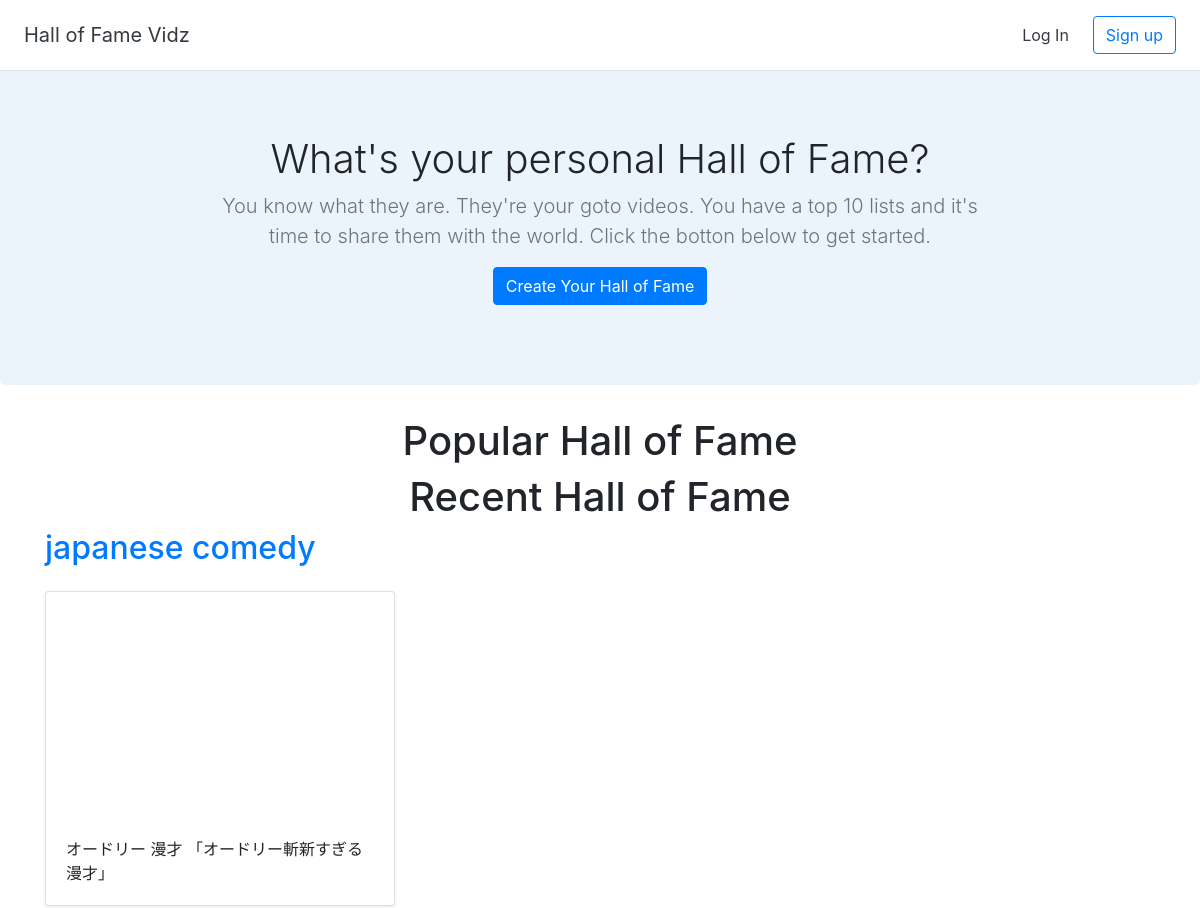
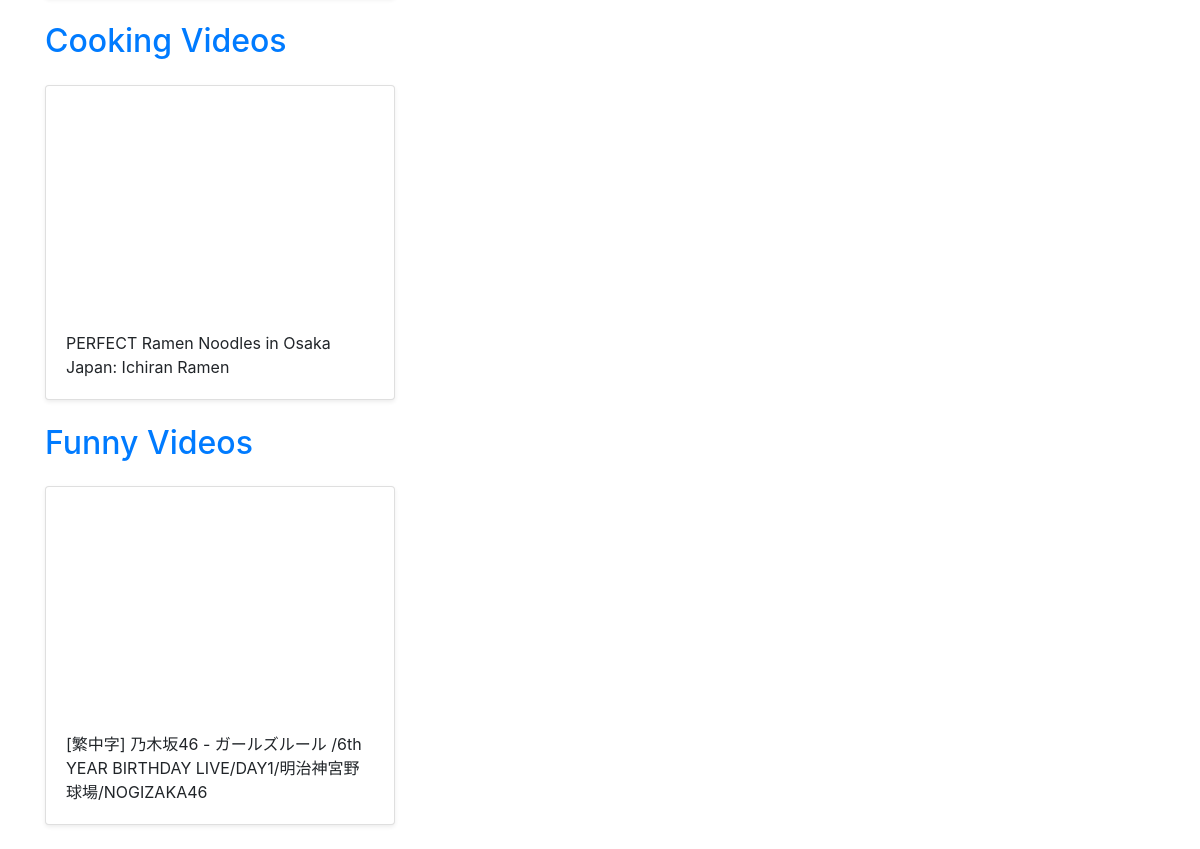
The page / on the database its author committed (2 pictures, top to bottom).
### halls/models.py (models this page shows)
class Hall(models.Model):
    title = models.CharField(max_length = 255)
    user = models.ForeignKey(User, on_delete = models.CASCADE)

class Video(models.Model):
    title = models.CharField(max_length = 255)
    url = models.URLField()
    youtube_id = models.CharField(max_length = 255)
    hall = models.ForeignKey(Hall, on_delete=models.CASCADE)

### halls/views.py (the view)
# urls.py: 2. Add a URL to urlpatterns:  path('', views.home, name='home')
def home(request):
    recent_halls = Hall.objects.all().order_by('-id')[:3]
    popular_halls = []
    return render(request, 'halls/home.html', {'recent_halls':recent_halls, 'popular_halls':popular_halls})

### halls/templates/halls/home.html (shortened to what this page needs)
{% extends 'halls/base.html' %}
{% block content %}
<section class="jumbotron text-center">
    <div class="container">
        <h1 class="jumbotron-heading">What's your personal Hall of Fame?</h1>
        <p class="lead text-muted">
            You know what they are. They're your goto videos. You have a top 10 lists and it's time to share them
            with the world. Click the botton below to get started.
        </p>
        <p>
            <a href="{% url 'create_hall' %}" class="btn btn-primary">Create Your Hall of Fame</a>
        </p>
    </div>
</section>
<div class="container">
    <h1 class="text-center">Popular Hall of Fame</h1>
    <h1 class="text-center">Recent Hall of Fame</h1>
    {% for hall in recent_halls %}
        <h2><a href="{% url 'detail_hall'  hall.id %}">{{ hall.title }}</a></h2>
        <div class="row">
        {% for video in hall.video_set.all %}
            <div class="col-md-4 mt-3">
                <div class="card mb-4 shadow-sm">
                    <iframe width="100%" height="225" src="https://www.youtube.com/embed/{{ video.youtube_id }}" frameborder="0" allow="accelerometer; autoplay; encrypted-media; gyroscope; picture-in-picture" allowfullscreen></iframe>
                    <div class="card-body">
                        <p class="card-text">{{ video.title }}</p>
                    </div>
                </div>
            </div>
        {% endfor %}
        </div>
    {% endfor %}
</div>
{% endblock %}

### halls/templates/halls/base.html (shortened to what this page needs)
<!doctype html>
<html lang="en">
{% load static %}
<head>
  <link rel="stylesheet" href="https://stackpath.bootstrapcdn.com/bootstrap/4.2.1/css/bootstrap.min.css">
  <link href="{% static 'custom.css' %}" rel="stylesheet">
</head>
<body>
  <div class="d-flex flex-column flex-md-row align-items-center p-3 px-md-4 bg-white border-bottom shadow-sm">
    <h5 class="my-0 mr-md-auto font-weight-normal"><a href="{% url 'home' %}" class="text-dark">Hall of Fame Vidz</a></h5>
    <nav class="my-2 my-md-0 mr-md-3">
      {% if user.is_authenticated %}
      <a class="p-2 text-dark" href="{% url 'dashboard' %}">Dashboard</a>
      <a class="p-2 text-dark" href="{% url 'logout' %}">Log Out</a>
      {% else %}
      <a class="p-2 text-dark" href="{% url 'login' %}">Log In</a>
      {% endif %}
    </nav>
    {% if user.is_authenticated == False %}
    <a class="btn btn-outline-primary" href="{% url 'signup' %}">Sign up</a>
    {% endif %}
  </div>
  {% block content %}
  {% endblock %}
</body>
</html>

### halls/static/custom.css (style rules this page uses)
.jumbotron { background-color: #EBF4FA; }
.jumbotron-heading { font-weight: 300; }
.jumbotron .container { max-width: 51rem; }

### rows shown on the page
Hall: title "japanese comedy"
Video: title "オードリー 漫才 「オードリー斬新すぎる漫才」"
Hall: title "Cooking Videos"
Video: title "PERFECT Ramen Noodles in Osaka Japan: Ichiran Ramen"
Hall: title "Funny Videos"
Video: title "[繁中字] 乃木坂46 - ガールズルール /6th YEAR BIRTHDAY LIVE/DAY1/明治神宮野球場/NOGIZAKA46"
